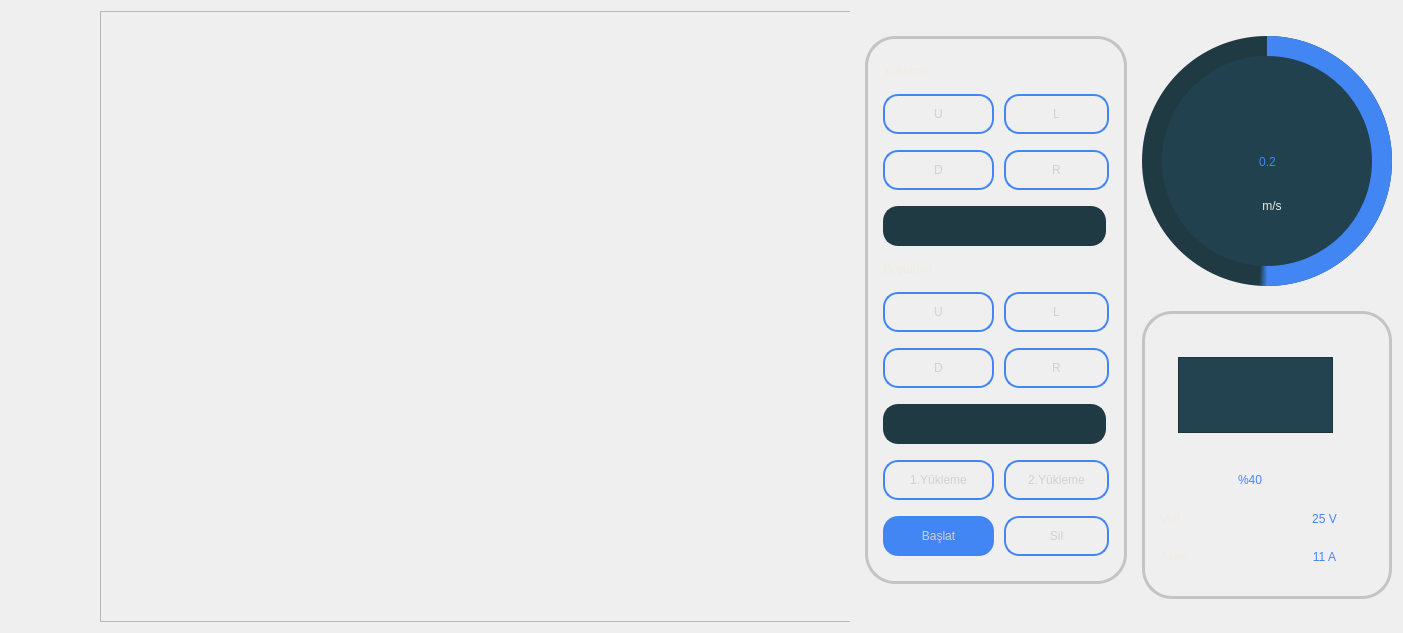
     <widget class="QFrame" name="central_frame">
      <property name="frameShape">
       <enum>QFrame::NoFrame</enum>
      </property>
      <property name="frameShadow">
       <enum>QFrame::Raised</enum>
      </property>
      <layout class="QHBoxLayout" name="horizontalLayout">
       <property name="leftMargin">
        <number>100</number>
       </property>
       <item>
        <widget class="QFrame" name="left_frame">
         <property name="minimumSize">
          <size>
           <width>750</width>
           <height>0</height>
          </size>
         </property>
         <property name="frameShape">
          <enum>QFrame::NoFrame</enum>
         </property>
         <property name="frameShadow">
          <enum>QFrame::Raised</enum>
         </property>
         <layout class="QVBoxLayout" name="verticalLayout_2">
          <property name="spacing">
           <number>0</number>
          </property>
          <property name="leftMargin">
           <number>0</number>
          </property>
          <property name="topMargin">
           <number>0</number>
          </property>
          <property name="rightMargin">
           <number>0</number>
          </property>
          <property name="bottomMargin">
           <number>0</number>
          </property>
          <item>
           <widget class="QFrame" name="frame_6">
            <property name="minimumSize">
             <size>
              <width>0</width>
              <height>611</height>
             </size>
            </property>
            <property name="styleSheet">
             <string notr="true">QFrame#frame_6{
image: url(:/images/images/logo.png);
}</string>
            </property>
            <property name="frameShape">
             <enum>QFrame::NoFrame</enum>
            </property>
            <property name="frameShadow">
             <enum>QFrame::Raised</enum>
            </property>
            <widget class="QFrame" name="map_frame">
             <property name="geometry">
              <rect>
               <x>0</x>
               <y>0</y>
               <width>751</width>
               <height>611</height>
              </rect>
             </property>
             <property name="styleSheet">
              <string notr="true">QFrame#map_frame{
	image: url(:/images/images/map.png);
}</string>
             </property>
             <property name="frameShape">
              <enum>QFrame::StyledPanel</enum>
             </property>
             <property name="frameShadow">
              <enum>QFrame::Raised</enum>
             </property>
            </widget>
           </widget>
          </item>
          <item>
           <widget class="QFrame" name="robot_status">
            <property name="frameShape">
             <enum>QFrame::NoFrame</enum>
            </property>
            <property name="frameShadow">
             <enum>QFrame::Raised</enum>
            </property>
           </widget>
          </item>
         </layout>
        </widget>
       </item>
       <item>
        <widget class="QFrame" name="centered">
         <property name="maximumSize">
          <size>
           <width>280</width>
           <height>16777215</height>
          </size>
         </property>
         <property name="frameShape">
          <enum>QFrame::NoFrame</enum>
         </property>
         <property name="frameShadow">
          <enum>QFrame::Raised</enum>
         </property>
         <layout class="QVBoxLayout" name="verticalLayout_3">
          <property name="spacing">
           <number>0</number>
          </property>
          <property name="topMargin">
           <number>25</number>
          </property>
          <item>
           <widget class="QFrame" name="loading_frame">
            <property name="minimumSize">
             <size>
              <width>0</width>
              <height>336</height>
             </size>
            </property>
            <property name="styleSheet">
             <string notr="true">QFrame#loading_frame{
border: 3px solid #c4c4c4;
border-radius: 30px;
}</string>
            </property>
            <property name="frameShape">
             <enum>QFrame::NoFrame</enum>
            </property>
            <property name="frameShadow">
             <enum>QFrame::Raised</enum>
            </property>
            <layout class="QGridLayout" name="gridLayout">
             <property name="leftMargin">
              <number>15</number>
             </property>
             <property name="topMargin">
              <number>25</number>
             </property>
             <property name="rightMargin">
              <number>15</number>
             </property>
             <property name="bottomMargin">
              <number>25</number>
             </property>
             <property name="horizontalSpacing">
              <number>10</number>
             </property>
             <property name="verticalSpacing">
              <number>16</number>
             </property>
             <item row="2" column="1">
              <widget class="QPushButton" name="load_r">
               <property name="minimumSize">
                <size>
                 <width>0</width>
                 <height>40</height>
                </size>
               </property>
               <property name="styleSheet">
                <string notr="true">QPushButton{
border: 2px solid #4286f4;
border-radius: 15px;
	font: 63 14pt &quot;Bahnschrift SemiBold&quot;;
	color: rgb(209, 209, 209);
}
QPushButton:hover{
background-color: transparent;

background-color: #4286f4;
}</string>
               </property>
               <property name="text">
                <string>R</string>
               </property>
              </widget>
             </item>
             <item row="9" column="1">
              <widget class="QPushButton" name="clear_btn">
               <property name="minimumSize">
                <size>
                 <width>0</width>
                 <height>40</height>
                </size>
               </property>
               <property name="styleSheet">
                <string notr="true">QPushButton{
border: 2px solid #4286f4;
border-radius: 15px;
	font: 63 14pt &quot;Bahnschrift SemiBold&quot;;
	color: rgb(209, 209, 209);
}
QPushButton:hover{
background-color: rgb(208, 208, 208);
	color: rgb(66, 66, 66);
border:0px;
}</string>
               </property>
               <property name="text">
                <string>Sil</string>
               </property>
              </widget>
             </item>
             <item row="5" column="1">
              <widget class="QPushButton" name="unload_l">
               <property name="minimumSize">
                <size>
                 <width>105</width>
                 <height>40</height>
                </size>
               </property>
               <property name="styleSheet">
                <string notr="true">QPushButton{
border: 2px solid #4286f4;
border-radius: 15px;
	font: 63 14pt &quot;Bahnschrift SemiBold&quot;;
	color: rgb(209, 209, 209);
}
QPushButton:hover{
background-color: transparent;

background-color: #4286f4;
}</string>
               </property>
               <property name="text">
                <string>L</string>
               </property>
              </widget>
             </item>
             <item row="2" column="0">
              <widget class="QPushButton" name="load_d">
               <property name="minimumSize">
                <size>
                 <width>0</width>
                 <height>40</height>
                </size>
               </property>
               <property name="styleSheet">
                <string notr="true">QPushButton{
border: 2px solid #4286f4;
border-radius: 15px;
	font: 63 14pt &quot;Bahnschrift SemiBold&quot;;
	color: rgb(209, 209, 209);
}
QPushButton:hover{
background-color: transparent;

background-color: #4286f4;
}</string>
               </property>
               <property name="text">
                <string>D</string>
               </property>
              </widget>
             </item>
             <item row="6" column="1">
              <widget class="QPushButton" name="unload_r">
               <property name="minimumSize">
                <size>
                 <width>105</width>
                 <height>40</height>
                </size>
               </property>
               <property name="maximumSize">
                <size>
                 <width>80</width>
                 <height>16777215</height>
                </size>
               </property>
               <property name="styleSheet">
                <string notr="true">QPushButton{
border: 2px solid #4286f4;
border-radius: 15px;
	font: 63 14pt &quot;Bahnschrift SemiBold&quot;;
	color: rgb(209, 209, 209);
}
QPushButton:hover{
background-color: transparent;

background-color: #4286f4;
}</string>
               </property>
               <property name="text">
                <string>R</string>
               </property>
              </widget>
             </item>
             <item row="8" column="1">
              <widget class="QPushButton" name="tur2_btn">
               <property name="minimumSize">
                <size>
                 <width>0</width>
                 <height>40</height>
                </size>
               </property>
               <property name="styleSheet">
                <string notr="true">QPushButton{
border: 2px solid #4286f4;
border-radius: 15px;
	font: 63 14pt &quot;Bahnschrift SemiBold&quot;;
	color: rgb(209, 209, 209);
}
QPushButton:hover{
background-color: rgb(208, 208, 208);
	color: rgb(66, 66, 66);
border:0px;
}</string>
               </property>
               <property name="text">
                <string>2.Yükleme</string>
               </property>
              </widget>
             </item>
             <item row="1" column="0">
              <widget class="QPushButton" name="load_u">
               <property name="minimumSize">
                <size>
                 <width>0</width>
                 <height>40</height>
                </size>
               </property>
               <property name="styleSheet">
                <string notr="true">QPushButton{
border: 2px solid #4286f4;
border-radius: 15px;
	font: 63 14pt &quot;Bahnschrift SemiBold&quot;;
	color: rgb(209, 209, 209);
}
QPushButton:hover{
background-color: transparent;

background-color: #4286f4;
}</string>
               </property>
               <property name="text">
                <string>U</string>
               </property>
              </widget>
             </item>
             <item row="3" column="0">
              <widget class="QLineEdit" name="loading_lineedit">
               <property name="minimumSize">
                <size>
                 <width>223</width>
                 <height>40</height>
                </size>
               </property>
               <property name="styleSheet">
                <string notr="true">background-color: #203A43;
border: 2px solid #203A43;
border-radius: 15px;
	font: 63 14pt &quot;Bahnschrift SemiBold&quot;;
	color: rgb(209, 209, 209);</string>
               </property>
              </widget>
             </item>
             <item row="4" column="0">
              <widget class="QLabel" name="label_8">
               <property name="styleSheet">
                <string notr="true">font: 63 14pt &quot;Bahnschrift SemiBold&quot;;
color: rgb(240, 235, 227);</string>
               </property>
               <property name="text">
                <string>Boşaltma</string>
               </property>
              </widget>
             </item>
             <item row="1" column="1">
              <widget class="QPushButton" name="load_l">
               <property name="minimumSize">
                <size>
                 <width>105</width>
                 <height>40</height>
                </size>
               </property>
               <property name="styleSheet">
                <string notr="true">QPushButton{
border: 2px solid #4286f4;
border-radius: 15px;
	font: 63 14pt &quot;Bahnschrift SemiBold&quot;;
	color: rgb(209, 209, 209);
}
QPushButton:hover{
background-color: transparent;

background-color: #4286f4;
}</string>
               </property>
               <property name="text">
                <string>L</string>
               </property>
              </widget>
             </item>
             <item row="6" column="0">
              <widget class="QPushButton" name="unload_d">
               <property name="minimumSize">
                <size>
                 <width>111</width>
                 <height>40</height>
                </size>
               </property>
               <property name="maximumSize">
                <size>
                 <width>80</width>
                 <height>16777215</height>
                </size>
               </property>
               <property name="styleSheet">
                <string notr="true">QPushButton{
border: 2px solid #4286f4;
border-radius: 15px;
	font: 63 14pt &quot;Bahnschrift SemiBold&quot;;
	color: rgb(209, 209, 209);
}
QPushButton:hover{
background-color: transparent;

background-color: #4286f4;
}</string>
               </property>
               <property name="text">
                <string>D</string>
               </property>
              </widget>
             </item>
             <item row="0" column="0">
              <widget class="QLabel" name="label_7">
               <property name="maximumSize">
                <size>
                 <width>16777215</width>
                 <height>40</height>
                </size>
               </property>
               <property name="styleSheet">
                <string notr="true">font: 63 14pt &quot;Bahnschrift SemiBold&quot;;
color: rgb(240, 235, 227);</string>
               </property>
               <property name="text">
                <string>Yükleme</string>
               </property>
              </widget>
             </item>
             <item row="9" column="0">
              <widget class="QPushButton" name="start_btn">
               <property name="minimumSize">
                <size>
                 <width>0</width>
                 <height>40</height>
                </size>
               </property>
               <property name="styleSheet">
                <string notr="true">QPushButton{
	background-color:#4286f4;
border: 0px;
border-radius: 15px;
	font: 63 14pt &quot;Bahnschrift SemiBold&quot;;
	color: rgb(209, 209, 209);
}
QPushButton:hover{
background-color: rgb(208, 208, 208);
	color: rgb(66, 66, 66);
}</string>
               </property>
               <property name="text">
                <string>Başlat</string>
               </property>
              </widget>
             </item>
             <item row="7" column="0">
              <widget class="QLineEdit" name="unloading_lineedit">
               <property name="minimumSize">
                <size>
                 <width>223</width>
                 <height>40</height>
                </size>
               </property>
               <property name="styleSheet">
                <string notr="true">background-color: #203A43;
border: 2px solid #203A43;
border-radius: 15px;
	font: 63 14pt &quot;Bahnschrift SemiBold&quot;;
	color: rgb(209, 209, 209);</string>
               </property>
              </widget>
             </item>
             <item row="5" column="0">
              <widget class="QPushButton" name="unload_u">
               <property name="minimumSize">
                <size>
                 <width>0</width>
                 <height>40</height>
                </size>
               </property>
               <property name="styleSheet">
                <string notr="true">QPushButton{
border: 2px solid #4286f4;
border-radius: 15px;
	font: 63 14pt &quot;Bahnschrift SemiBold&quot;;
	color: rgb(209, 209, 209);
}
QPushButton:hover{
background-color: transparent;

background-color: #4286f4;
}</string>
               </property>
               <property name="text">
                <string>U</string>
               </property>
              </widget>
             </item>
             <item row="8" column="0">
              <widget class="QPushButton" name="tur1_btn">
               <property name="minimumSize">
                <size>
                 <width>0</width>
                 <height>40</height>
                </size>
               </property>
               <property name="styleSheet">
                <string notr="true">QPushButton{
border: 2px solid #4286f4;
border-radius: 15px;
	font: 63 14pt &quot;Bahnschrift SemiBold&quot;;
	color: rgb(209, 209, 209);
}
QPushButton:hover{
background-color: rgb(208, 208, 208);
	color: rgb(66, 66, 66);
border:0px;
}</string>
               </property>
               <property name="text">
                <string>1.Yükleme</string>
               </property>
              </widget>
             </item>
            </layout>
           </widget>
          </item>
          <item>
           <widget class="QFrame" name="start_frame">
            <property name="frameShape">
             <enum>QFrame::NoFrame</enum>
            </property>
            <property name="frameShadow">
             <enum>QFrame::Raised</enum>
            </property>
            <layout class="QVBoxLayout" name="verticalLayout_4">
             <property name="spacing">
              <number>0</number>
             </property>
             <property name="leftMargin">
              <number>0</number>
             </property>
             <property name="topMargin">
              <number>0</number>
             </property>
             <property name="rightMargin">
              <number>0</number>
             </property>
             <property name="bottomMargin">
              <number>0</number>
             </property>
            </layout>
           </widget>
          </item>
         </layout>
        </widget>
       </item>
       <item>
        <widget class="QFrame" name="right_frame">
         <property name="frameShape">
          <enum>QFrame::NoFrame</enum>
         </property>
         <property name="frameShadow">
          <enum>QFrame::Raised</enum>
         </property>
         <layout class="QVBoxLayout" name="verticalLayout_5">
          <property name="spacing">
           <number>0</number>
          </property>
          <property name="leftMargin">
           <number>0</number>
          </property>
          <property name="topMargin">
           <number>25</number>
          </property>
          <property name="rightMargin">
           <number>0</number>
          </property>
          <property name="bottomMargin">
           <number>0</number>
          </property>
          <item>
           <widget class="QFrame" name="speed_and_battery">
            <property name="minimumSize">
             <size>
              <width>0</width>
              <height>550</height>
             </size>
            </property>
            <property name="frameShape">
             <enum>QFrame::NoFrame</enum>
            </property>
            <property name="frameShadow">
             <enum>QFrame::Raised</enum>
            </property>
            <layout class="QVBoxLayout" name="verticalLayout_6">
             <property name="spacing">
              <number>25</number>
             </property>
             <property name="leftMargin">
              <number>0</number>
             </property>
             <property name="topMargin">
              <number>0</number>
             </property>
             <property name="rightMargin">
              <number>0</number>
             </property>
             <property name="bottomMargin">
              <number>0</number>
             </property>
             <item>
              <widget class="QFrame" name="velocity_container">
               <property name="minimumSize">
                <size>
                 <width>250</width>
                 <height>250</height>
                </size>
               </property>
               <property name="maximumSize">
                <size>
                 <width>250</width>
                 <height>250</height>
                </size>
               </property>
               <property name="styleSheet">
                <string notr="true">QFrame#velocity_container{
background-color: #203A43;
border-radius: 125;
}</string>
               </property>
               <property name="frameShape">
                <enum>QFrame::NoFrame</enum>
               </property>
               <property name="frameShadow">
                <enum>QFrame::Raised</enum>
               </property>
               <widget class="QFrame" name="progress_frame">
                <property name="geometry">
                 <rect>
                  <x>0</x>
                  <y>0</y>
                  <width>250</width>
                  <height>250</height>
                 </rect>
                </property>
                <property name="styleSheet">
                 <string notr="true">QFrame#progress_frame{
	background-color: qconicalgradient(cx:0.5, cy:0.5, angle:90, stop:0.49 rgba(255, 255, 255, 0), stop:0.5 rgba(66, 134, 244, 255));
border-radius: 125px;
}
</string>
                </property>
                <property name="frameShape">
                 <enum>QFrame::StyledPanel</enum>
                </property>
                <property name="frameShadow">
                 <enum>QFrame::Raised</enum>
                </property>
                <widget class="QFrame" name="frame">
                 <property name="geometry">
                  <rect>
                   <x>20</x>
                   <y>20</y>
                   <width>210</width>
                   <height>210</height>
                  </rect>
                 </property>
                 <property name="styleSheet">
                  <string notr="true">background-color: #22414e;
border-radius: 105px;</string>
                 </property>
                 <property name="frameShape">
                  <enum>QFrame::StyledPanel</enum>
                 </property>
                 <property name="frameShadow">
                  <enum>QFrame::Raised</enum>
                 </property>
                 <widget class="QLabel" name="speed_label">
                  <property name="geometry">
                   <rect>
                    <x>40</x>
                    <y>80</y>
                    <width>131</width>
                    <height>51</height>
                   </rect>
                  </property>
                  <property name="styleSheet">
                   <string notr="true">font: 63 32pt &quot;Bahnschrift SemiBold&quot;;
color: #4286f4;</string>
                  </property>
                  <property name="text">
                   <string>0.2</string>
                  </property>
                  <property name="alignment">
                   <set>Qt::AlignCenter</set>
                  </property>
                 </widget>
                 <widget class="QLabel" name="label_10">
                  <property name="geometry">
                   <rect>
                    <x>70</x>
                    <y>130</y>
                    <width>80</width>
                    <height>40</height>
                   </rect>
                  </property>
                  <property name="maximumSize">
                   <size>
                    <width>16777215</width>
                    <height>40</height>
                   </size>
                  </property>
                  <property name="styleSheet">
                   <string notr="true">font: 63 14pt &quot;Bahnschrift SemiBold&quot;;
color: rgb(240, 235, 227);</string>
                  </property>
                  <property name="text">
                   <string>m/s</string>
                  </property>
                  <property name="alignment">
                   <set>Qt::AlignCenter</set>
                  </property>
                 </widget>
                </widget>
               </widget>
              </widget>
             </item>
             <item>
              <widget class="QFrame" name="battery_frame">
               <property name="minimumSize">
                <size>
                 <width>0</width>
                 <height>288</height>
                </size>
               </property>
               <property name="maximumSize">
                <size>
                 <width>270</width>
                 <height>16777215</height>
                </size>
               </property>
               <property name="styleSheet">
                <string notr="true">QFrame#battery_frame{

border: 3px solid #c4c4c4;
border-radius: 30px;
}</string>
               </property>
               <property name="frameShape">
                <enum>QFrame::NoFrame</enum>
               </property>
               <property name="frameShadow">
                <enum>QFrame::Raised</enum>
               </property>
               <layout class="QVBoxLayout" name="verticalLayout_7" stretch="0,0">
                <property name="spacing">
                 <number>0</number>
                </property>
                <property name="leftMargin">
                 <number>15</number>
                </property>
                <property name="topMargin">
                 <number>12</number>
                </property>
                <property name="rightMargin">
                 <number>0</number>
                </property>
                <property name="bottomMargin">
                 <number>0</number>
                </property>
                <item>
                 <widget class="QFrame" name="battery">
                  <property name="maximumSize">
                   <size>
                    <width>200</width>
                    <height>16777215</height>
                   </size>
                  </property>
                  <property name="styleSheet">
                   <string notr="true">QFrame#battery{
image: url(:/images/images/battery.png);
}</string>
                  </property>
                  <property name="frameShape">
                   <enum>QFrame::NoFrame</enum>
                  </property>
                  <property name="frameShadow">
                   <enum>QFrame::Raised</enum>
                  </property>
                  <widget class="QFrame" name="frame_3">
                   <property name="geometry">
                    <rect>
                     <x>18</x>
                     <y>31</y>
                     <width>155</width>
                     <height>76</height>
                    </rect>
                   </property>
                   <property name="styleSheet">
                    <string notr="true">background-color: #4286f4;</string>
                   </property>
                   <property name="frameShape">
                    <enum>QFrame::StyledPanel</enum>
                   </property>
                   <property name="frameShadow">
                    <enum>QFrame::Raised</enum>
                   </property>
                  </widget>
                  <widget class="QFrame" name="battery_pct">
                   <property name="geometry">
                    <rect>
                     <x>18</x>
                     <y>31</y>
                     <width>155</width>
                     <height>76</height>
                    </rect>
                   </property>
                   <property name="styleSheet">
                    <string notr="true">background-color: #234351;</string>
                   </property>
                   <property name="frameShape">
                    <enum>QFrame::StyledPanel</enum>
                   </property>
                   <property name="frameShadow">
                    <enum>QFrame::Raised</enum>
                   </property>
                  </widget>
                 </widget>
                </item>
                <item>
                 <widget class="QFrame" name="frame_2">
                  <property name="frameShape">
                   <enum>QFrame::NoFrame</enum>
                  </property>
                  <property name="frameShadow">
                   <enum>QFrame::Raised</enum>
                  </property>
                  <layout class="QGridLayout" name="gridLayout_3">
                   <property name="leftMargin">
                    <number>0</number>
                   </property>
                   <property name="topMargin">
                    <number>0</number>
                   </property>
                   <property name="rightMargin">
                    <number>10</number>
                   </property>
                   <property name="bottomMargin">
                    <number>20</number>
                   </property>
                   <property name="spacing">
                    <number>0</number>
                   </property>
                   <item row="0" column="0" colspan="2">
                    <widget class="QLabel" name="label_11">
                     <property name="maximumSize">
                      <size>
                       <width>180</width>
                       <height>16777215</height>
                      </size>
                     </property>
                     <property name="styleSheet">
                      <string notr="true">font: 63 32pt &quot;Bahnschrift SemiBold&quot;;
color: #4286f4;</string>
                     </property>
                     <property name="text">
                      <string>%40</string>
                     </property>
                     <property name="alignment">
                      <set>Qt::AlignCenter</set>
                     </property>
                    </widget>
                   </item>
                   <item row="1" column="0">
                    <widget class="QLabel" name="label_12">
                     <property name="maximumSize">
                      <size>
                       <width>16777215</width>
                       <height>40</height>
                      </size>
                     </property>
                     <property name="styleSheet">
                      <string notr="true">font: 63 14pt &quot;Bahnschrift SemiBold&quot;;
color: rgb(240, 235, 227);</string>
                     </property>
                     <property name="text">
                      <string>Volt</string>
                     </property>
                    </widget>
                   </item>
                   <item row="1" column="1">
                    <widget class="QLabel" name="label_14">
                     <property name="styleSheet">
                      <string notr="true">font: 63 18pt &quot;Bahnschrift SemiBold&quot;;
color: #4286f4;</string>
                     </property>
                     <property name="text">
                      <string>25 V</string>
                     </property>
                     <property name="alignment">
                      <set>Qt::AlignCenter</set>
                     </property>
                    </widget>
                   </item>
                   <item row="2" column="0">
                    <widget class="QLabel" name="label_13">
                     <property name="maximumSize">
                      <size>
                       <width>16777215</width>
                       <height>40</height>
                      </size>
                     </property>
                     <property name="styleSheet">
                      <string notr="true">font: 63 14pt &quot;Bahnschrift SemiBold&quot;;
color: rgb(240, 235, 227);</string>
                     </property>
                     <property name="text">
                      <string>Akım</string>
                     </property>
                    </widget>
                   </item>
                   <item row="2" column="1">
                    <widget class="QLabel" name="label_15">
                     <property name="styleSheet">
                      <string notr="true">font: 63 18pt &quot;Bahnschrift SemiBold&quot;;
color: #4286f4;</string>
                     </property>
                     <property name="text">
                      <string>11 A</string>
                     </property>
                     <property name="alignment">
                      <set>Qt::AlignCenter</set>
                     </property>
                    </widget>
                   </item>
                  </layout>
                 </widget>
                </item>
               </layout>
              </widget>
             </item>
            </layout>
           </widget>
          </item>
          <item>
           <widget class="QFrame" name="tbk">
            <property name="frameShape">
             <enum>QFrame::NoFrame</enum>
            </property>
            <property name="frameShadow">
             <enum>QFrame::Raised</enum>
            </property>
           </widget>
          </item>
         </layout>
        </widget>
       </item>
      </layout>
     </widget>
